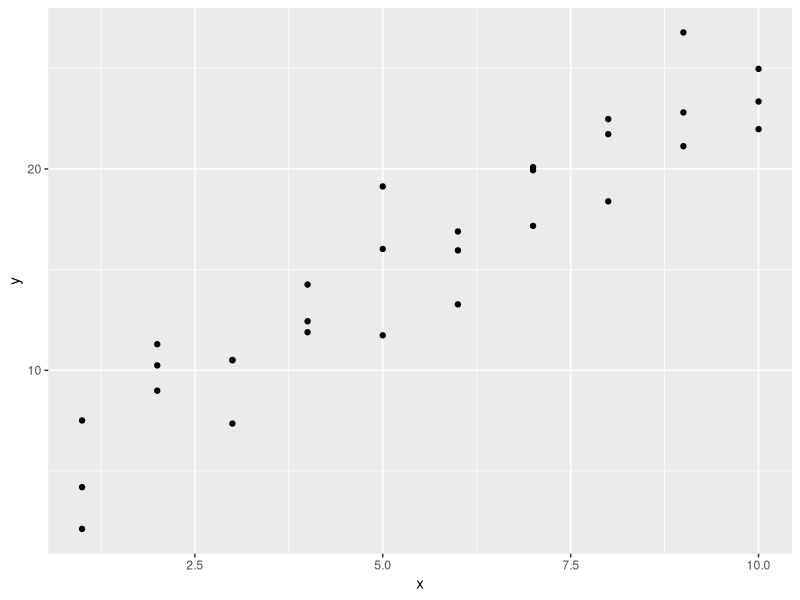
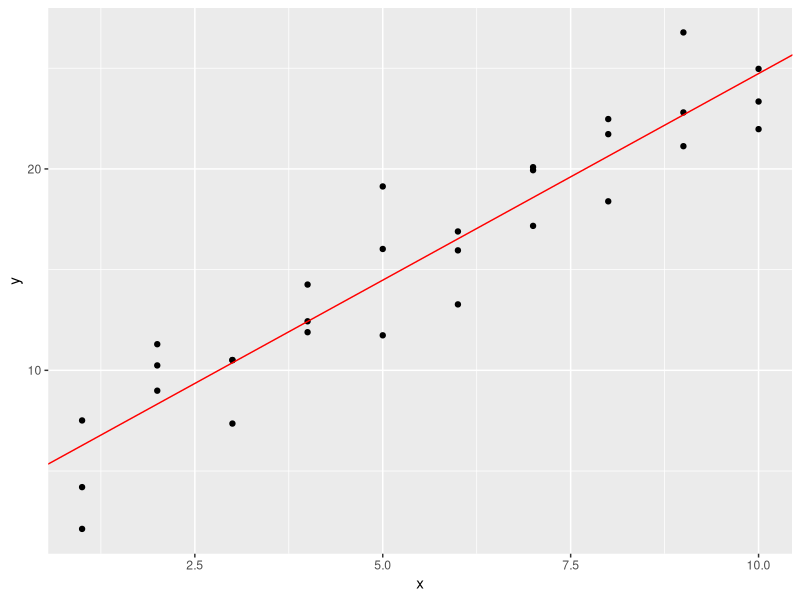
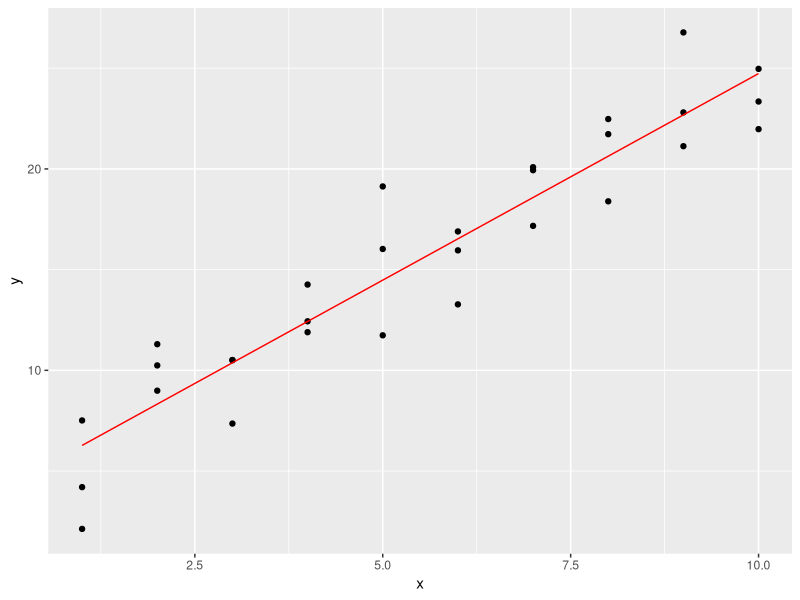
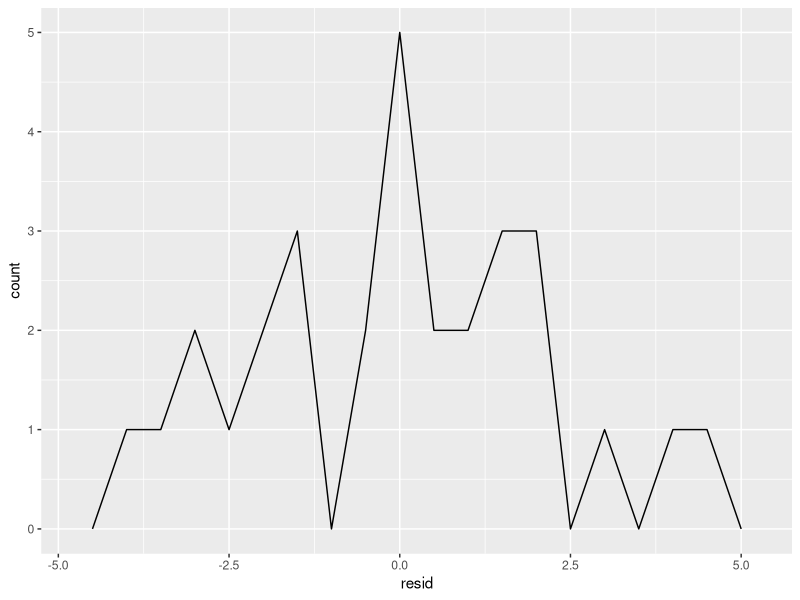
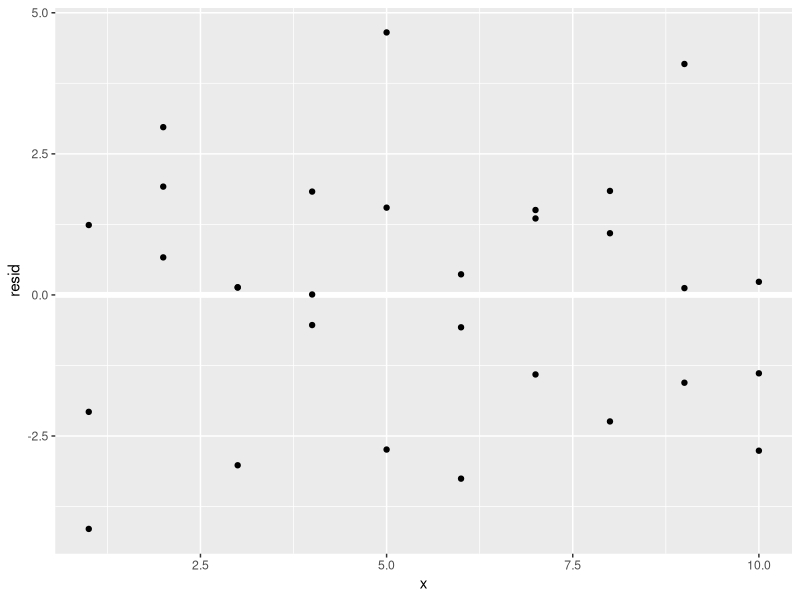

Generate these figures, in order, with R:
## ---- chunk 1
library(dplyr)
library(ggplot2)
library(modelr)
# scatterplot
ggplot(sim1,aes(x,y)) + geom_point()

# regressione

mod1 = lm(formula = y ~ x,data= sim1)
summary(mod1)
mod1$coefficients

## ---- chunk 2
ggplot(sim1,aes(x,y)) + geom_point() + geom_abline(intercept = mod1$coefficients[1], slope = mod1$coefficients[2], color = "red")
## ---- chunk 3
( r = cor(sim1$x, sim1$y))
## ---- chunk 4
summary(mod1)$r.squared
# or
r^2
## ---- chunk 5
(grid = data_grid(sim1,x))
# AGGIUNGE UNA PREDIZIONE DEI VALORI IN BASE AL MODELLO MOD1
(grid = add_predictions(grid,mod1))

ggplot(sim1, aes(x=x)) + geom_point(aes(y=y)) + geom_line(data = grid, mapping = aes(y=pred), colour = "red")


(sim1 = add_predictions(sim1, mod1))

(sim1 = add_residuals(sim1, mod1))

# histogram of residuals (mean is always 0)
ggplot(sim1, aes(resid)) + 
  geom_freqpoly(binwidth = 0.5)

# scatterplot of residuals (plot residuals as outcomes)
ggplot(sim1, aes(x, resid)) + 
  geom_ref_line(h = 0) +
  geom_point() 
